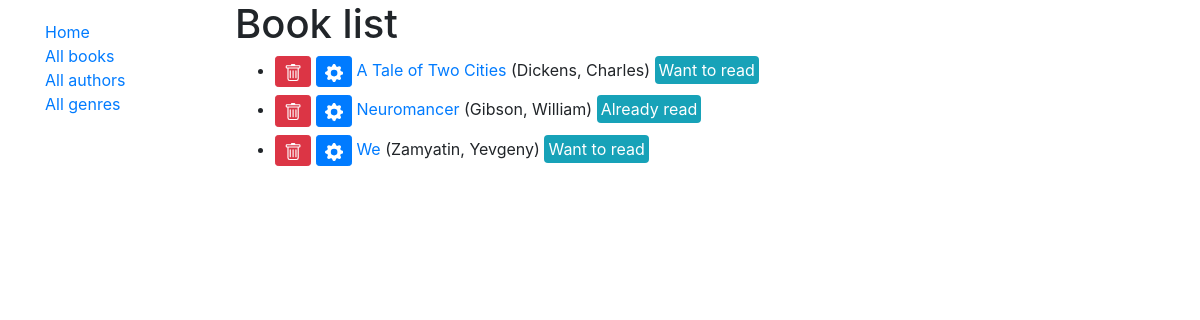
Page /catalog/books/ on the earlier database version.
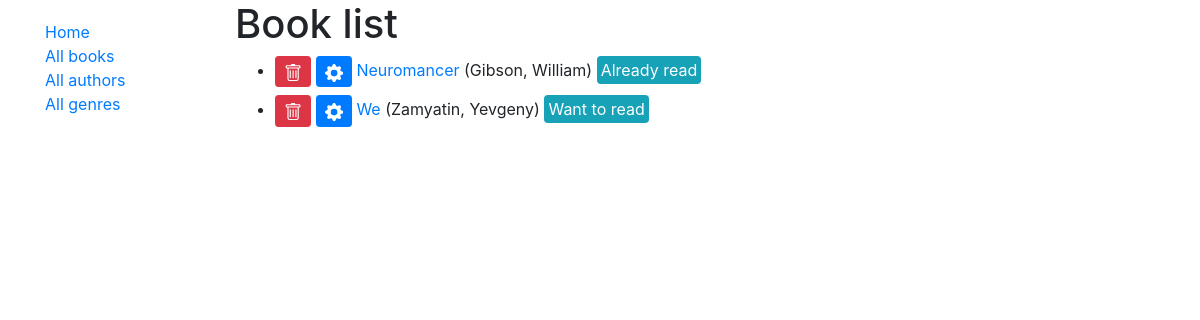
Same page on the later database version.
### catalog/models.py (models this page shows, shortened)
class Book(models.Model):
    id = models.UUIDField(primary_key=True, default=uuid.uuid4)
    title = models.CharField(max_length=200)
    author = models.ForeignKey('Author', on_delete=models.SET_NULL, null=True)
    summary = models.TextField(max_length=1000)
    year = models.CharField(max_length=200, null=True, blank=True)
    genre = models.ManyToManyField(Genre)
    READ_STATUS = {
        ('w', 'Want to read'),
        ('a', 'Already read'),
        ('r', 'Reading now')
    }
    status = models.CharField(
        max_length=1,
        choices=READ_STATUS,
        blank=True,
        default='w'
    )
    def get_absolute_url(self):
        return reverse('book-detail', args=[str(self.id)])
    def get_update_url(self):
        return reverse('book_update', args=[str(self.id)])
    def get_delete_url(self):
        return reverse('book_delete', args=[str(self.id)])

class Author(models.Model):
    first_name = models.CharField(max_length=100)
    last_name = models.CharField(max_length=100)
    date_of_birth = models.DateField(null=True, blank=True)
    date_of_death = models.DateField('Date of Death', null=True, blank=True)
    class Meta:
        ordering = ['last_name', 'first_name']
    def __str__(self):
        return f'{self.last_name}, {self.first_name}'

### catalog/views.py (the view)
# urls.py: path('books/', views.BookListView.as_view(), name='books'),
class BookListView(generic.ListView):
    model = Book

### catalog/templates/catalog/book_list.html (shortened to what this page needs)
{% extends "base_generic.html" %}
{% block content %}
  <h1>Book list</h1>
  {% if book_list %}
  <ul>
    {% for book in book_list %}
      <li class="my-2">
        <a class="btn btn-sm btn-danger" href="{{ book.get_delete_url }}">
        </a>
        <a class="btn btn-sm btn-primary" href="{{ book.get_update_url }}">
        </a>
        <a href="{{ book.get_absolute_url }}">{{ book.title }}</a> ({{ book.author }})
        <span class="bg-info text-white rounded p-1">{{ book.get_status_display }}</span>
      </li>
    {% endfor %}
  </ul>
  {% else %}
    <p>There are no books in the catalog.</p>
  {% endif %}
{% endblock %}

Differences in the rows shown:
removed Book: title "A Tale of Two Cities", author "Dickens, Charles", status "Want to read"
